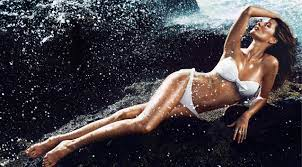
#> input picture ImageResizer/sunny.jpeg, 302 x 167 px
$ python main.py
#> lines starting #> are read from the running program, lines starting #| are printed output that depends on the picture
import cv2

source = "sunny.jpeg"
destination = "newImage.png"
# percent by which to resize
scale_percent = 400

# read the image
src = cv2.imread(source, cv2.IMREAD_UNCHANGED)
#> src is the input picture: shape (167, 302, 3); mean B, G, R 67.1, 62.6, 68.2

# calculate the new dimensions
width = int(src.shape[1] * scale_percent / 100)
#> width = 1208
height = int(src.shape[0] * scale_percent / 100)
#> height = 668

# dsize
dsize = (width, height)
#> dsize = (1208, 668)

# resize the image
output = cv2.resize(src, dsize)
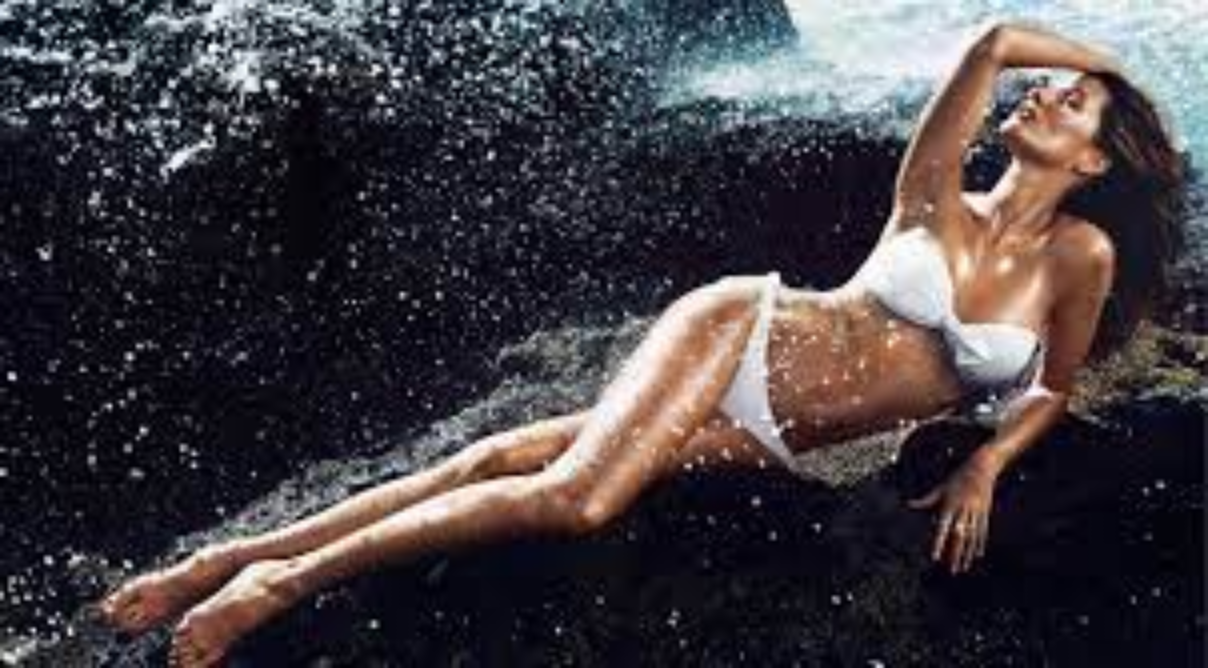
#> output: shape (668, 1208, 3); mean B, G, R 67, 62.4, 68.1

# write the output image to file
cv2.imwrite(destination, output)
